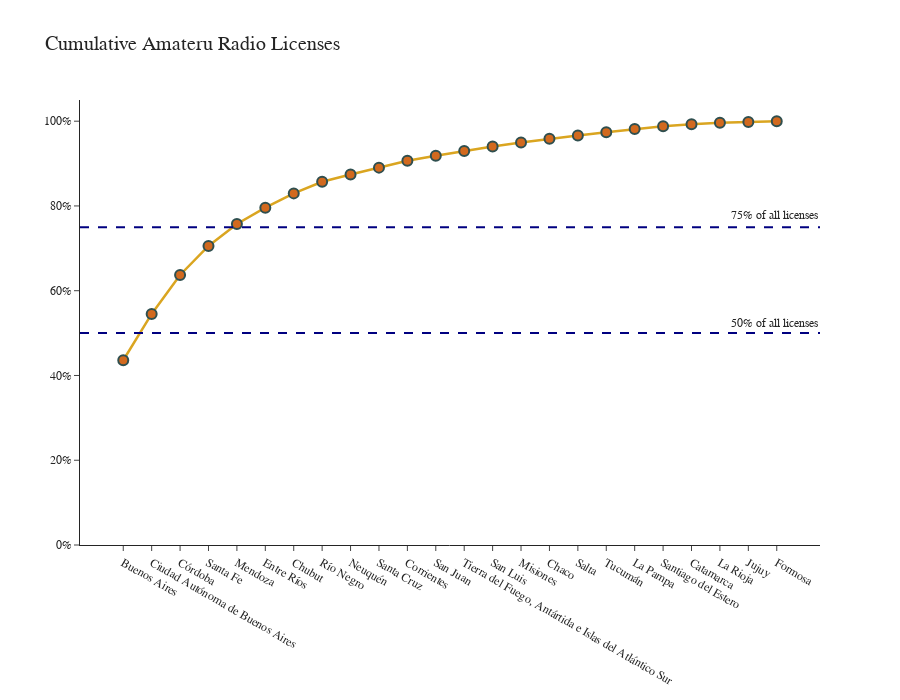

Notebook code for this chart:
### Code cell
aux = gdf['total_licenses'].sort_values(ascending=False).cumsum() / df.shape[0]
fig0 = px.line(aux, title='Cumulative Amateru Radio Licenses', template='simple_white', markers=True)
fig0.update_layout(height=700, font_family='Ubuntu', title_font_size=20, xaxis_title=None, yaxis_title=None, showlegend=False)
fig0.update_traces(line_color='goldenrod', line_width=2.5, marker_size=10, marker_color='chocolate', marker_line_color='DarkSlateGrey', marker_line_width=2, hovertemplate='With it %{y:.2%} of Total Licenses<extra></extra>')
fig0.update_layout(hovermode='x unified')
fig0.update_layout(yaxis={'tickformat': ',.0%',
                    'range': [0,1.05]})
fig0.add_hline(y=0.5, opacity=1, line_width=2, line_dash='dash', line_color='navy')
fig0.add_hline(y=0.75, opacity=1, line_width=2, line_dash='dash', line_color='navy')
fig0.add_annotation(text='50% of all licenses',
                  xref='paper', yref='paper',
                  x=1, y=0.50, showarrow=False)
fig0.add_annotation(text='75% of all licenses',
                  xref='paper', yref='paper',
                  x=1, y=0.76, showarrow=False)

fig0.show()

### Figure 1 — Plotly figure (JSON) as saved in the notebook; plotly's stock layout.template omitted (floating-point values rounded to 4 significant figures)
{"data": [{"hovertemplate": "With it %{y:.2%} of Total Licenses<extra></extra>", "legendgroup": "total_licenses", "line": {"color": "goldenrod", "dash": "solid", "width": 2.5}, "marker": {"color": "chocolate", "line": {"color": "DarkSlateGrey", "width": 2}, "size": 10, "symbol": "circle"}, "mode": "lines+markers", "name": "total_licenses", "orientation": "v", "showlegend": true, "type": "scatter", "x": ["Buenos Aires", "Ciudad Autónoma de Buenos Aires", "Córdoba", "Santa Fe", "Mendoza", "Entre Ríos", "Chubut", "Río Negro", "Neuquén", "Santa Cruz", "Corrientes", "San Juan", "Tierra del Fuego, Antártida e Islas del Atlántico Sur", "San Luis", "Misiones", "Chaco", "Salta", "Tucumán", "La Pampa", "Santiago del Estero", "Catamarca", "La Rioja", "Jujuy", "Formosa"], "xaxis": "x", "y": [0.4359, 0.5452, 0.6371, 0.7056, 0.7575, 0.7959, 0.8297, 0.857, 0.874, 0.8904, 0.9066, 0.9186, 0.9296, 0.9405, 0.9497, 0.9585, 0.9664, 0.9741, 0.9816, 0.9879, 0.9927, 0.9964, 0.9982, 1], "yaxis": "y"}], "layout": {"annotations": [{"showarrow": false, "text": "50% of all licenses", "x": 1, "xref": "paper", "y": 0.5, "yref": "paper"}, {"showarrow": false, "text": "75% of all licenses", "x": 1, "xref": "paper", "y": 0.76, "yref": "paper"}], "font": {"family": "Ubuntu"}, "height": 700, "hovermode": "x unified", "legend": {"title": {"text": "variable"}, "tracegroupgap": 0}, "shapes": [{"line": {"color": "navy", "dash": "dash", "width": 2}, "opacity": 1, "type": "line", "x0": 0, "x1": 1, "xref": "x domain", "y0": 0.5, "y1": 0.5, "yref": "y"}, {"line": {"color": "navy", "dash": "dash", "width": 2}, "opacity": 1, "type": "line", "x0": 0, "x1": 1, "xref": "x domain", "y0": 0.75, "y1": 0.75, "yref": "y"}], "showlegend": false, "title": {"font": {"size": 20}, "text": "Cumulative Amateru Radio Licenses"}, "xaxis": {"anchor": "y", "domain": [0, 1], "title": {}}, "yaxis": {"anchor": "x", "domain": [0, 1], "range": [0, 1.05], "tickformat": ",.0%", "title": {}}}}
